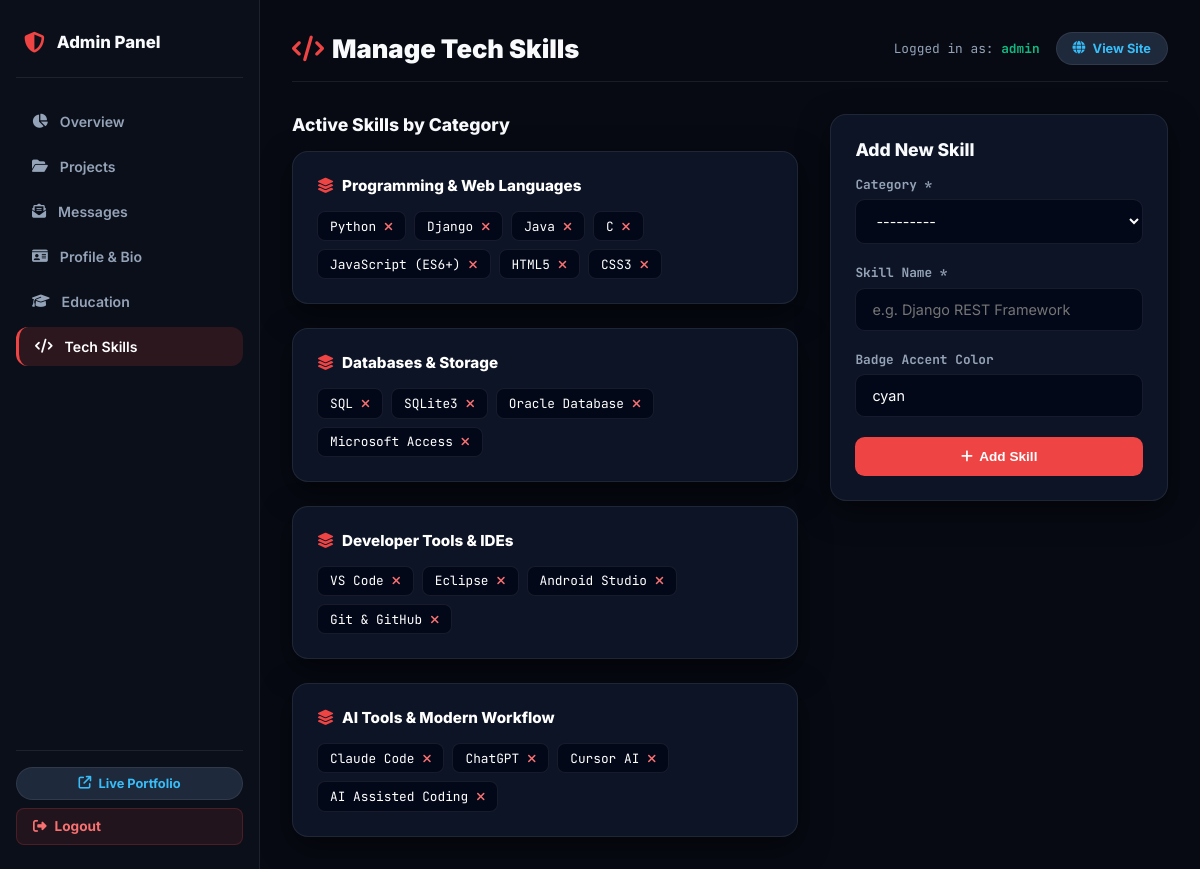
The page /panel/skills/ (signed in) on the database its author committed.
### portfolio_app/models.py (models this page shows, shortened)
class SkillCategory(models.Model):
    name = models.CharField(max_length=100)
    icon_name = models.CharField(max_length=50, default="code", help_text="e.g. code, database, tool, brain, server")
    order = models.PositiveIntegerField(default=1)
    def __str__(self):
        return self.name
    class Meta:
        ordering = ['order']
        verbose_name = "Skill Category"
        verbose_name_plural = "Skill Categories"

class Skill(models.Model):
    category = models.ForeignKey(SkillCategory, related_name="skills", on_delete=models.CASCADE)
    name = models.CharField(max_length=100)
    badge_color = models.CharField(max_length=30, default="cyan", help_text="e.g. red, cyan, emerald, amber, purple")

### portfolio_app/views.py (the view)
# urls.py: path('panel/skills/', views.admin_skills_list, name='admin_skills'),
@login_required(login_url='admin_login')
def admin_skills_list(request):
    categories = SkillCategory.objects.prefetch_related('skills').all().order_by('order')
    form = SkillForm()
    if request.method == 'POST':
        form = SkillForm(request.POST)
        if form.is_valid():
            skill = form.save()
            messages.success(request, f'Skill "{skill.name}" added!')
            return redirect('admin_skills')
    return render(request, 'portfolio_app/admin/skills.html', {
        'categories': categories,
        'form': form,
        'active_page': 'skills',
    })

### portfolio_app/forms.py
class SkillForm(forms.ModelForm):
    class Meta:
        model = Skill
        fields = ['category', 'name', 'badge_color']
        widgets = {
            'category': forms.Select(attrs={'class': 'form-control'}),
            'name': forms.TextInput(attrs={'class': 'form-control', 'placeholder': 'e.g. Django REST Framework'}),
            'badge_color': forms.TextInput(attrs={'class': 'form-control', 'placeholder': 'emerald / sky / rose / amber'}),
        }

### templates/portfolio_app/admin/skills.html (shortened to what this page needs)
{% extends 'portfolio_app/admin/base_admin.html' %}
{% block page_title %}<i class="fa-solid fa-code" style="color:#ef4444;"></i> Manage Tech Skills{% endblock %}
{% block content %}
<div style="display:grid; grid-template-columns:1.2fr 0.8fr; gap:2rem;">
  <div>
    <h3 style="font-size:1.1rem; font-weight:800; margin-bottom:1rem;">Active Skills by Category</h3>
    <div style="display:flex; flex-direction:column; gap:1.5rem;">
      {% for cat in categories %}
        <div class="table-card" style="padding:1.5rem;">
          <h4 style="font-size:0.95rem; font-weight:800; color:#fff; margin-bottom:1rem; display:flex; align-items:center; gap:0.5rem;">
            <i class="fa-solid fa-layer-group" style="color:#ef4444;"></i>
            <span>{{ cat.name }}</span>
          </h4>
          <div style="display:flex; flex-wrap:wrap; gap:0.5rem;">
            {% for skill in cat.skills.all %}
              <div style="display:inline-flex; align-items:center; gap:0.5rem; background:rgba(2,6,23,0.8); border:1px solid var(--border-subtle); padding:0.35rem 0.75rem; border-radius:0.5rem; font-size:0.8rem; font-family:'JetBrains Mono', monospace;">
                <span style="color:#fff;">{{ skill.name }}</span>
                <form method="POST" action="{% url 'admin_skill_delete' skill.pk %}" style="display:inline;" onsubmit="return confirm('Delete {{ skill.name }}?');">
                  <button type="submit" style="background:none; border:none; color:#f87171; cursor:pointer; font-size:0.75rem;">
                    <i class="fa-solid fa-xmark"></i>
                  </button>
                </form>
              </div>
            {% empty %}
              <span style="color:var(--text-muted); font-size:0.8rem;">No skills in this category.</span>
            {% endfor %}
          </div>
        </div>
      {% endfor %}
    </div>
  </div>
  <div>
    <div class="table-card" style="padding:1.5rem;">
      <h3 style="font-size:1.1rem; font-weight:800; margin-bottom:1rem;">Add New Skill</h3>
      <form method="POST">
        <div class="form-group">
          <label class="form-label" for="{{ form.category.id_for_label }}">Category *</label>
          {{ form.category }}
        </div>
        <div class="form-group">
          <label class="form-label" for="{{ form.name.id_for_label }}">Skill Name *</label>
          {{ form.name }}
        </div>
        <div class="form-group">
          <label class="form-label" for="{{ form.badge_color.id_for_label }}">Badge Accent Color</label>
          {{ form.badge_color }}
        </div>
        <button type="submit" class="btn-action btn-primary" style="width:100%; justify-content:center; padding:0.75rem;">
          <i class="fa-solid fa-plus"></i> Add Skill
        </button>
      </form>
    </div>
  </div>
</div>
{% endblock %}

### templates/portfolio_app/admin/base_admin.html (shortened to what this page needs)
{% load static %}
<!DOCTYPE html>
<html lang="en">
<head>
  <link rel="stylesheet" href="https://cdnjs.cloudflare.com/ajax/libs/font-awesome/6.5.1/css/all.min.css">
</head>
<body>
  <aside class="admin-sidebar">
    <div>
      <div class="sidebar-brand">
        <i class="fa-solid fa-shield-halved" style="color:#ef4444; font-size:1.3rem;"></i>
        <span>Admin Panel</span>
      </div>
      <ul class="sidebar-nav">
        <li>
          <a href="{% url 'admin_dashboard' %}" class="{% if active_page == 'dashboard' %}active{% endif %}">
            <i class="fa-solid fa-chart-pie"></i>
            <span>Overview</span>
          </a>
        </li>
        <li>
          <a href="{% url 'admin_projects' %}" class="{% if active_page == 'projects' %}active{% endif %}">
            <i class="fa-solid fa-folder-open"></i>
            <span>Projects</span>
          </a>
        </li>
        <li>
          <a href="{% url 'admin_messages' %}" class="{% if active_page == 'messages' %}active{% endif %}">
            <i class="fa-solid fa-envelope-open-text"></i>
            <span>Messages</span>
          </a>
        </li>
        <li>
          <a href="{% url 'admin_profile' %}" class="{% if active_page == 'profile' %}active{% endif %}">
            <i class="fa-solid fa-id-card"></i>
            <span>Profile & Bio</span>
          </a>
        </li>
        <li>
          <a href="{% url 'admin_education' %}" class="{% if active_page == 'education' %}active{% endif %}">
            <i class="fa-solid fa-graduation-cap"></i>
            <span>Education</span>
          </a>
        </li>
        <li>
          <a href="{% url 'admin_skills' %}" class="{% if active_page == 'skills' %}active{% endif %}">
            <i class="fa-solid fa-code"></i>
            <span>Tech Skills</span>
          </a>
        </li>
      </ul>
    </div>
    <div class="sidebar-footer">
      <a href="/" target="_blank" class="view-site-btn" style="width:100%; justify-content:center;">
        <i class="fa-solid fa-arrow-up-right-from-square"></i>
        <span>Live Portfolio</span>
      </a>
      <a href="{% url 'admin_logout' %}" class="btn-logout">
        <i class="fa-solid fa-right-from-bracket"></i>
        <span>Logout</span>
      </a>
    </div>
  </aside>
  <main class="admin-main">
    <div class="admin-topbar">
      <h1 class="page-title">
        {% block page_title %}Dashboard{% endblock %}
      </h1>
      <div style="display:flex; align-items:center; gap:1rem;">
        <span style="font-family:'JetBrains Mono', monospace; font-size:0.8rem; color:var(--text-muted);">
          Logged in as: <strong style="color:#10b981;">{{ request.user.username }}</strong>
        </span>
        <a href="/" target="_blank" class="view-site-btn">
          <i class="fa-solid fa-globe"></i>
          <span>View Site</span>
        </a>
      </div>
    </div>
    {% block content %}{% endblock %}
  </main>
</body>
</html>

### templates/portfolio_app/admin/base_admin.html (style rules this page uses)
:root { --bg-dark: #070a13; --bg-sidebar: #0b0f19; --bg-card: rgba(15, 23, 42, 0.85); --border-subtle: rgba(255, 255, 255, 0.08); --accent-red: #ef4444; --accent-emerald: #10b981; --accent-cyan: #06b6d4; --accent-amber: #f59e0b; --text-main: #f8fafc; --text-muted: #94a3b8; }
*, *::before, *::after { box-sizing: border-box; margin: 0; padding: 0; }
body { font-family: 'Inter', sans-serif; background: var(--bg-dark); color: var(--text-main); min-height: 100vh; display: flex; }
a { text-decoration: none; color: inherit; }
.admin-sidebar { width: 260px; background: var(--bg-sidebar); border-right: 1px solid var(--border-subtle); display: flex; flex-direction: column; justify-content: space-between; position: fixed; top: 0; bottom: 0; left: 0; z-index: 100; padding: 1.5rem 1rem; }
.sidebar-brand { display: flex; align-items: center; gap: 0.75rem; font-size: 1.05rem; font-weight: 800; padding: 0.5rem 0.5rem 1.5rem 0.5rem; border-bottom: 1px solid var(--border-subtle); }
.sidebar-nav { list-style: none; display: flex; flex-direction: column; gap: 0.35rem; margin-top: 1.5rem; }
.sidebar-nav a { display: flex; align-items: center; gap: 0.75rem; padding: 0.7rem 1rem; border-radius: 0.75rem; font-size: 0.88rem; font-weight: 600; color: var(--text-muted); transition: all 0.2s ease; }
.sidebar-nav a:hover, .sidebar-nav a.active { background: rgba(239, 68, 68, 0.15); color: #fff; border-left: 3px solid var(--accent-red); }
.sidebar-footer { border-top: 1px solid var(--border-subtle); padding-top: 1rem; display: flex; flex-direction: column; gap: 0.5rem; }
.btn-logout { display: flex; align-items: center; gap: 0.5rem; padding: 0.6rem 1rem; border-radius: 0.5rem; color: #f87171; font-size: 0.85rem; font-weight: 700; background: rgba(239, 68, 68, 0.1); border: 1px solid rgba(239, 68, 68, 0.2); transition: all 0.2s; }
.admin-main { margin-left: 260px; flex: 1; padding: 2rem; min-height: 100vh; }
.admin-topbar { display: flex; align-items: center; justify-content: space-between; margin-bottom: 2rem; padding-bottom: 1rem; border-bottom: 1px solid var(--border-subtle); }
.page-title { font-size: 1.6rem; font-weight: 900; display: flex; align-items: center; gap: 0.5rem; }
.view-site-btn { display: inline-flex; align-items: center; gap: 0.45rem; padding: 0.5rem 1rem; border-radius: 9999px; background: #1e293b; border: 1px solid var(--border-subtle); font-size: 0.8rem; font-weight: 700; color: #38bdf8; transition: all 0.2s; }
.table-card { background: var(--bg-card); border: 1px solid var(--border-subtle); border-radius: 1rem; overflow: hidden; box-shadow: 0 10px 30px rgba(0,0,0,0.5); }
.form-control { width: 100%; background: rgba(2, 6, 23, 0.8); border: 1px solid var(--border-subtle); border-radius: 0.6rem; padding: 0.75rem 1rem; color: #fff; font-family: 'Inter', sans-serif; font-size: 0.9rem; outline: none; transition: border 0.2s; }
.form-group { margin-bottom: 1.25rem; }
.form-label { display: block; font-size: 0.8rem; font-weight: 700; color: var(--text-muted); margin-bottom: 0.4rem; font-family: 'JetBrains Mono', monospace; }
.btn-action { display: inline-flex; align-items: center; gap: 0.4rem; padding: 0.6rem 1.25rem; border-radius: 0.6rem; font-weight: 700; font-size: 0.85rem; cursor: pointer; border: none; transition: all 0.2s; }
.btn-primary { background: var(--accent-red); color: #fff; }

### rows shown on the page
SkillCategory: name "Programming & Web Languages"
Skill: name "Python"
Skill: name "Django"
Skill: name "Java"
Skill: name "C"
Skill: name "JavaScript (ES6+)"
Skill: name "HTML5"
Skill: name "CSS3"
SkillCategory: name "Databases & Storage"
Skill: name "SQL"
Skill: name "SQLite3"
Skill: name "Oracle Database"
Skill: name "Microsoft Access"
SkillCategory: name "Developer Tools & IDEs"
Skill: name "VS Code"
Skill: name "Eclipse"
Skill: name "Android Studio"
Skill: name "Git & GitHub"
SkillCategory: name "AI Tools & Modern Workflow"
Skill: name "Claude Code"
Skill: name "ChatGPT"
Skill: name "Cursor AI"
Skill: name "AI Assisted Coding"

### other values the page prints
{{ request.user.username }} "admin"
